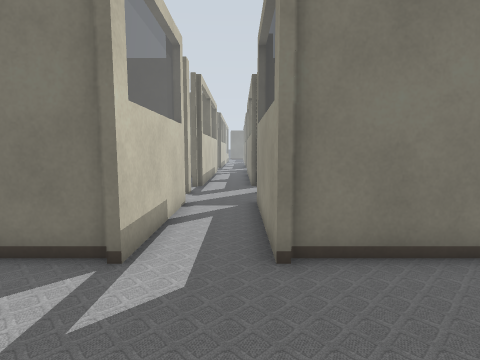
View 1 (above)

24 first-person views from a walk through a world built for the Gazebo simulator. The camera is 0.94 m above the floor, tilts 6° down and sees 80° across. Floor lines are 1 m apart. The floor is counted in squares, 0.5 m on a side. Each view is taken from the middle of a square. On the plan, view 1 faces up. The plan holds only what a view shows up to about 16 squares ahead; the rest is blank. The place goes on beyond the plan.

View 2
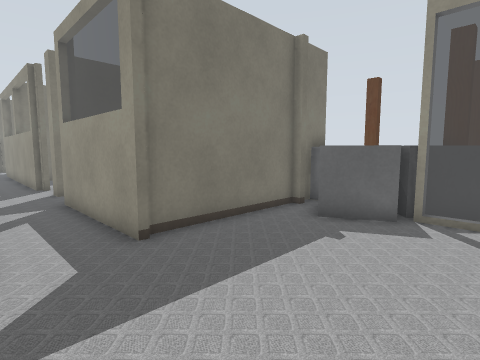

View 3
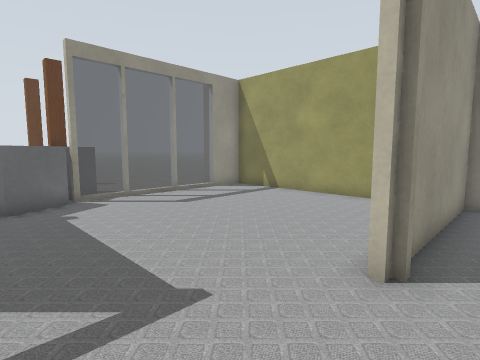

View 4
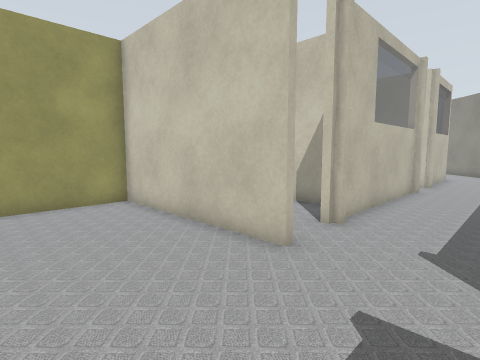

View 5
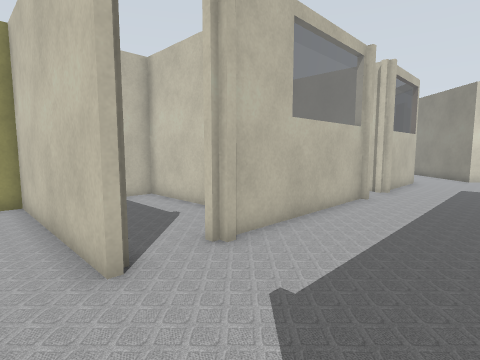

View 6
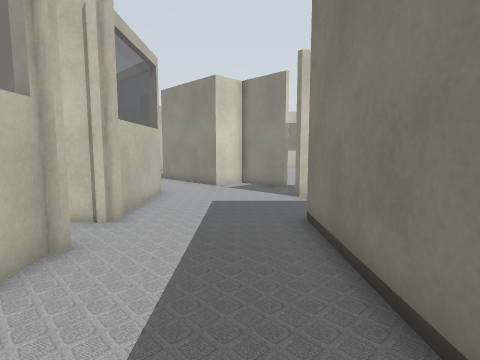

View 7
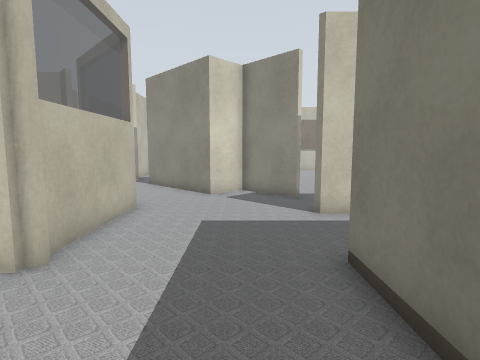

View 8
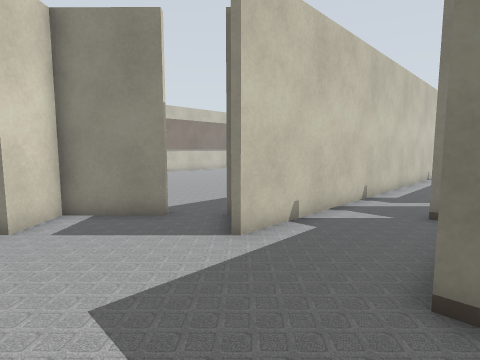

View 9
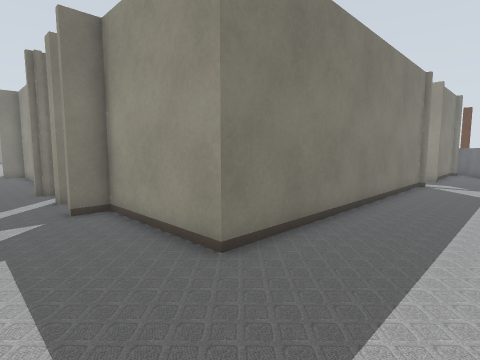

View 10
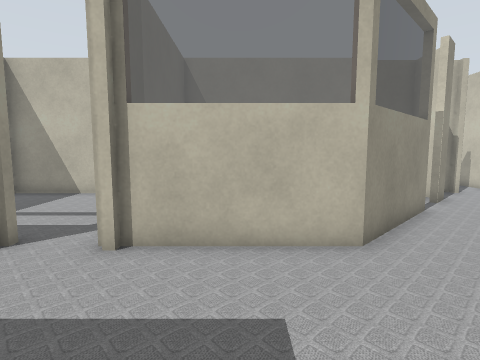

View 11
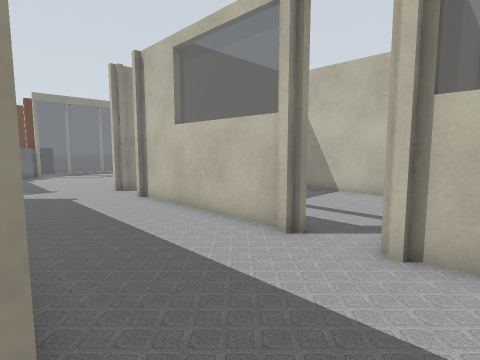

View 12
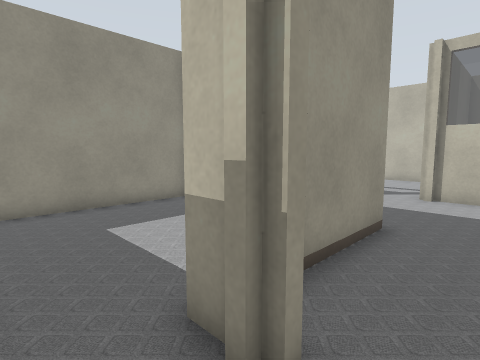

View 13
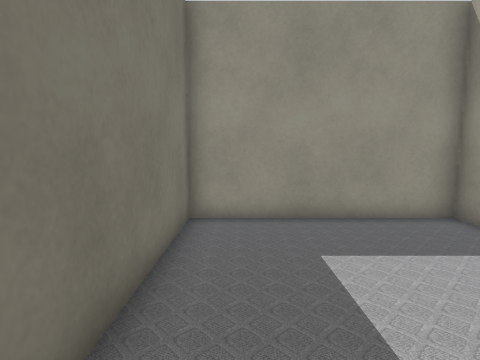

View 14
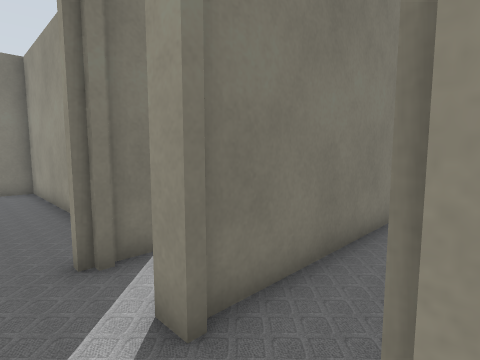

View 15
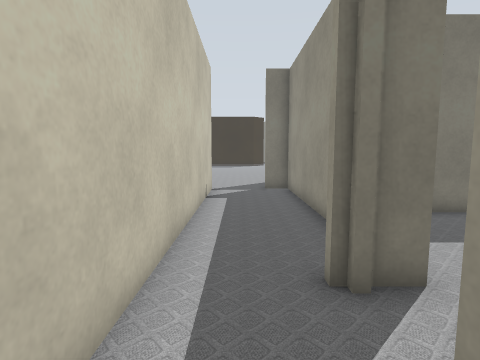

View 16
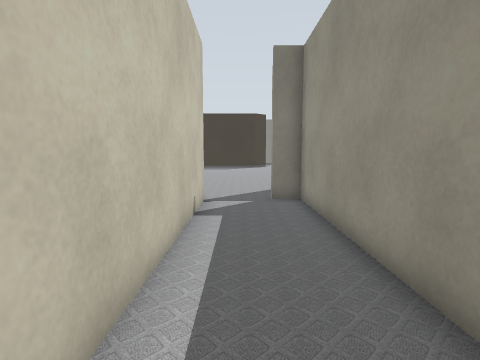

View 17
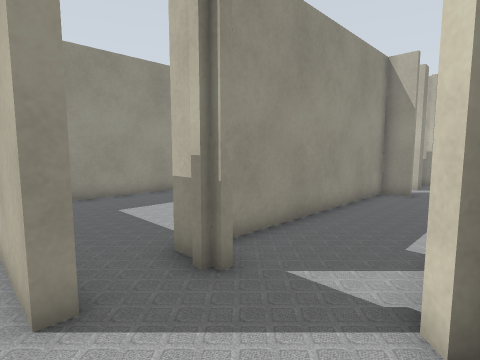

View 18
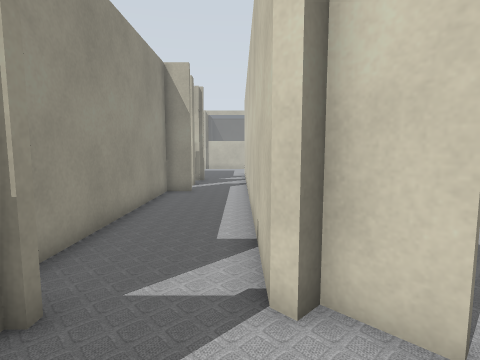

View 19
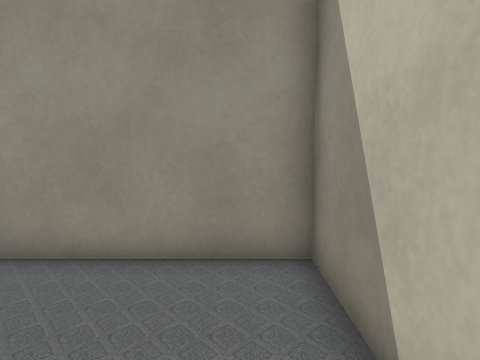

View 20
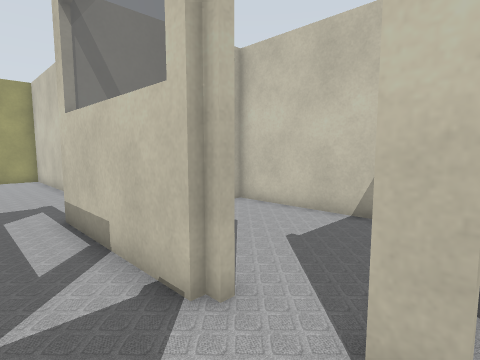

View 21
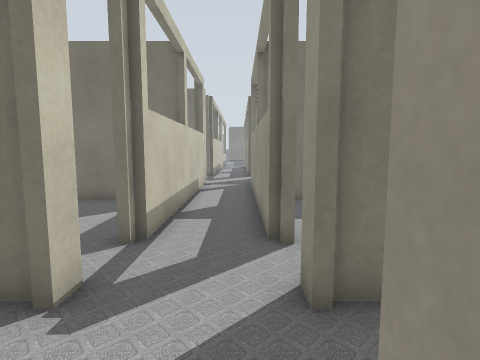

View 22
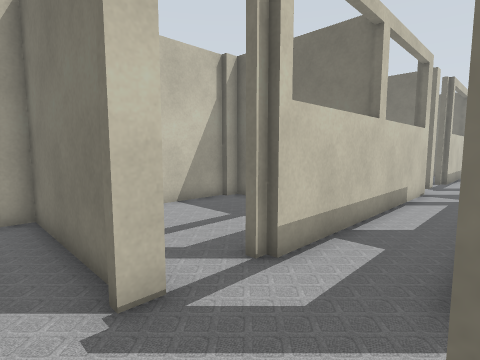

View 23
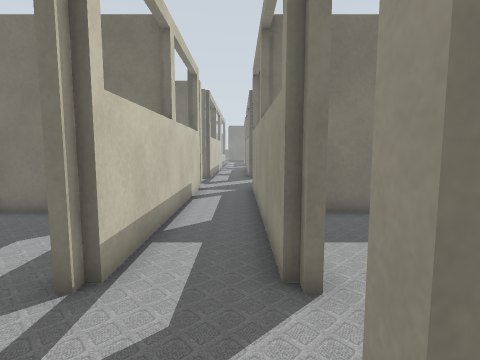

View 24
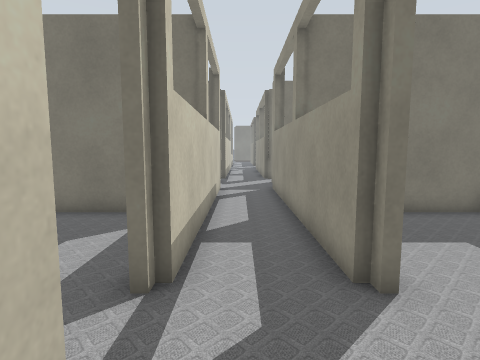

### Floor plan
Ten units are one square. View 1 is at (0, 0); x grows to the right and y downward. Boxes are objects, and circles mark ways between rooms. Rooms are numbered by the first view taken in them; rooms with no view inside come last. Other rooms are left out.
<svg viewBox="-260 -283 350 362">
<path fill="none" stroke="#000" d="M6 -45 6 -102M-35 1 -35 74 65 74 65 55M65 -48 9 -48M69 -46 65 -46M85 -48 72 -48M-20 -102 -20 -45M-131 4 -60 4M-162 -103 -154 -103M-222 -53 -244 -31 -230 -18 -255 7M-165 -121 -165 -129M-146 -124 -161 -124M-238 38 -204 4 -154 4M-194 -136 -194 -54M-21 -48 -157 -48 -157 -100 -169 -100M-161 -252 -154 -252M-210 -257 -200 -247 -196 -250 -194 -247 -194 -136M-165 -270 -165 -276M-169 -150 -157 -150 -157 -249 -168 -249M-154 -148 -162 -148M-116 -198 -82 -198 -82 -252M-22 -150 -22 -145M-20 -251 -20 -149M6 -149 6 -251M9 -145 9 -150M-22 -129 -22 -121M-22 -278 -22 -271M9 -121 9 -129M-91 -51 -82 -51 -82 -124 -146 -124M-130 74 -82 74 -82 8M-154 4 -154 49M-40 -51 -19 -51M-25 -124 -80 -124 -80 -50M-80 19 -80 74 -68 74M-37 74 -37 8"/>
<rect x="45" y="-35" width="20" height="30" fill="#bbb"><title>grey box</title></rect>
<rect x="65" y="-25" width="20" height="30" fill="#bbb"><title>grey box</title></rect>
<rect x="75" y="-45" width="10" height="20" fill="#bbb"><title>grey box</title></rect>
<circle cx="-35" cy="-20" r="3" fill="#2a7"/>
<circle cx="-12" cy="-125" r="3" fill="#2a7"/>
<circle cx="-175" cy="-125" r="3" fill="#2a7"/>
<circle cx="-155" cy="-110" r="3" fill="#2a7"/>
<circle cx="-140" cy="0" r="3" fill="#2a7"/>
<circle cx="-50" cy="10" r="3" fill="#2a7"/>
<circle cx="-155" cy="-260" r="3" fill="#2a7"/>
<text x="20" y="-10">1</text>
<text x="-150" y="-30">2</text>
<text x="-180" y="-220">3</text>
<text x="-120" y="-240">4</text>
<text x="-10" y="-200">5</text>
<text x="-120" y="-90">6</text>
<text x="-120" y="40">7</text>
<text x="-50" y="-90">8</text>
<text x="-60" y="40">9</text>
</svg>
Room 1 opens to room 2. Room 1 opens to room 5. Room 2 opens to room 3. Room 2 opens to room 6. Room 2 opens to room 7. Room 2 opens to room 9. Room 3 opens to room 4.

Where each view was taken, in squares from view 1:
view 1: 0 up, 0 right, facing up
view 2: 1 down, 2 left, facing up-right
view 3: 4 up, 5 left, facing down-right
view 4: 3 up, 1 right, facing down-left
view 5: 4 up, 2 left, facing down-left
view 6: 3 up, 8 left, facing left
view 7: 3 up, 11 left, facing left
view 8: 1 up, 15 left, facing up-left
view 9: 1 up, 19 left, facing up-right
view 10: 5 up, 18 left, facing down
view 11: 5 up, 17 left, facing down-right
view 12: 12 up, 18 left, facing down-right
view 13: 11 up, 16 left, facing right
view 14: 10 up, 18 left, facing up-right
view 15: 11 up, 18 left, facing up
view 16: 14 up, 18 left, facing up
view 17: 28 up, 20 left, facing down-right
view 18: 28 up, 19 left, facing down
view 19: 21 up, 13 left, facing right
view 20: 13 up, 0 right, facing down-left
view 21: 9 up, 0 right, facing up
view 22: 11 up, 1 right, facing up-left
view 23: 11 up, 0 right, facing up
view 24: 11 up, 1 left, facing up
